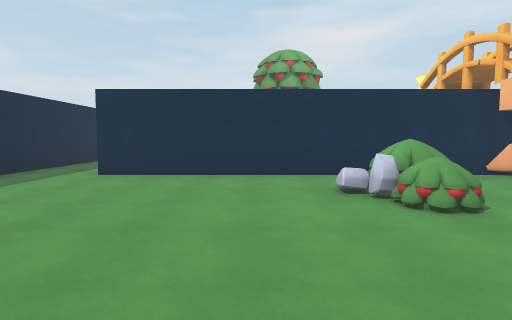
view 1 (above)

24 first-person views from a walk through a 3-D level made in the Unity game engine. The camera is 1.5 m above the floor, tilts 4° down and sees 80° across. The floor is counted in squares, 2 m on a side. Each view is taken from the middle of a square. On the plan, view 1 faces up. The plan holds only what a view shows up to about 10 squares ahead; the rest is blank. The player character is not drawn. Some animated figures are left out. Surface patterns are stand-ins for the level's own textures.

view 2
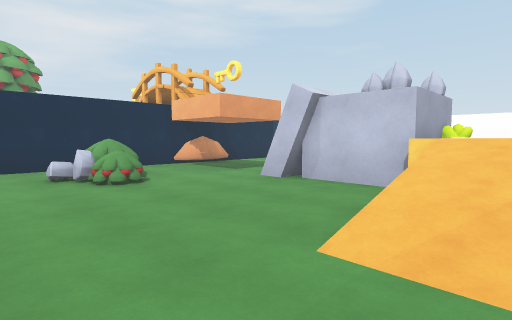

view 3
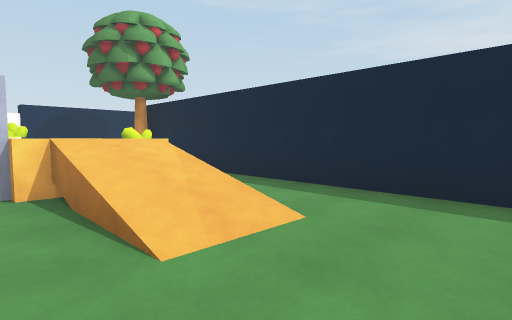

view 4
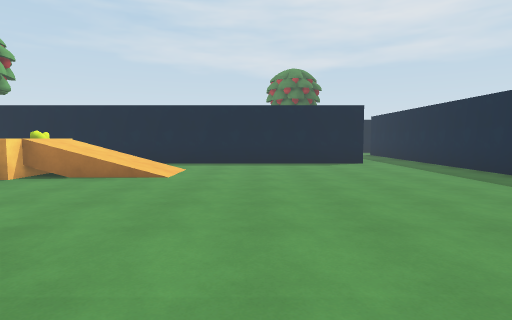

view 5
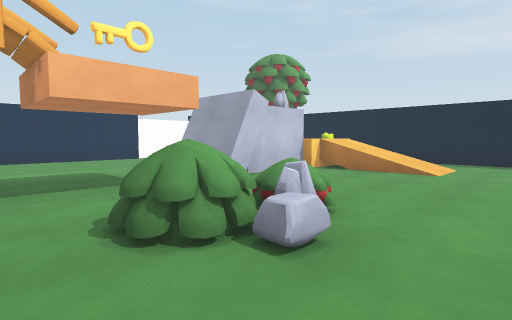

view 6
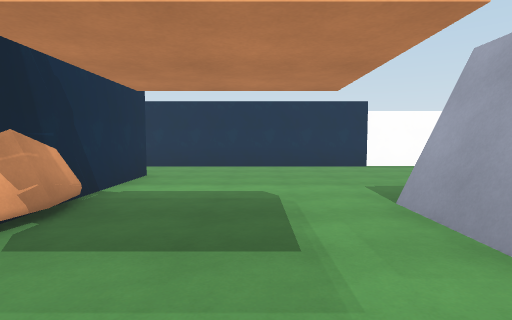

view 7
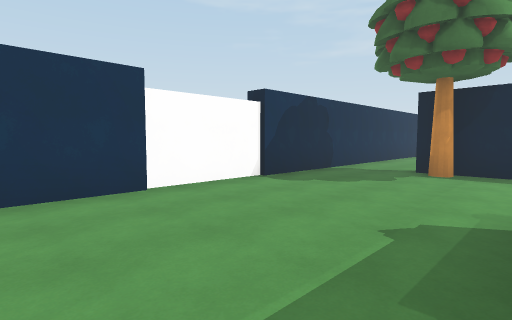

view 8
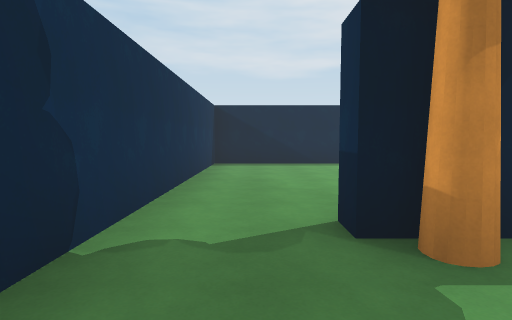

view 9
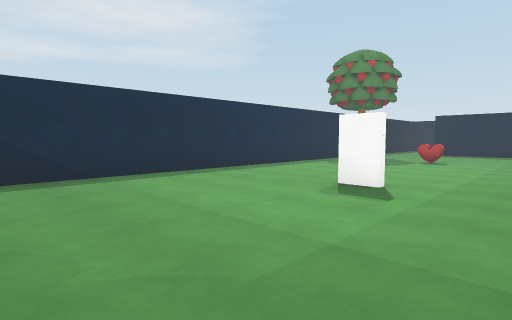

view 10
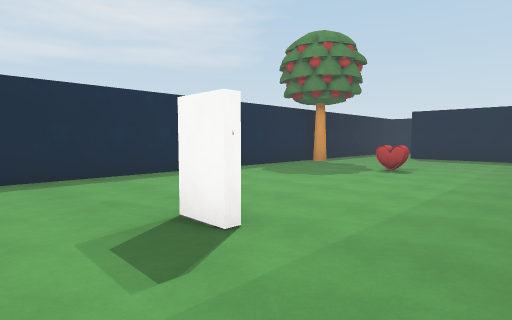

view 11
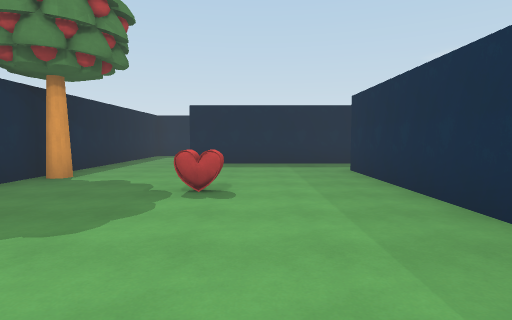

view 12
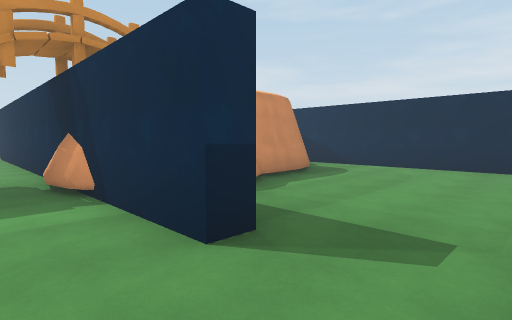

view 13
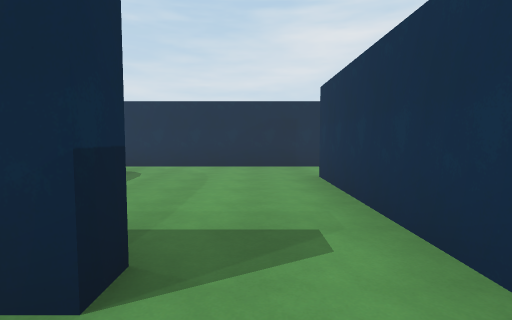

view 14
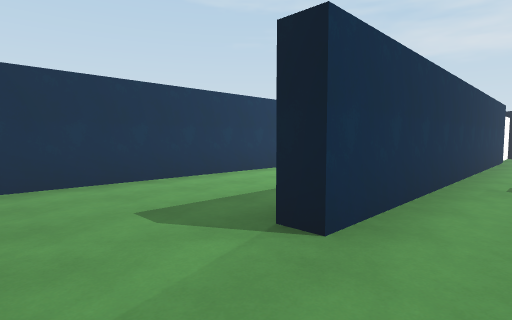

view 15
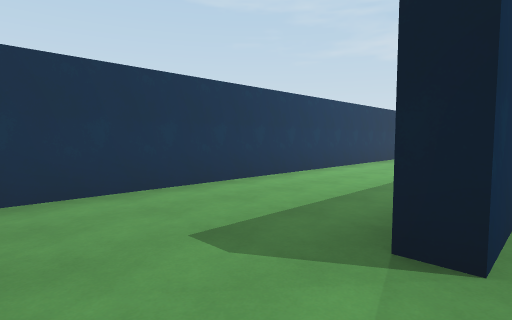

view 16
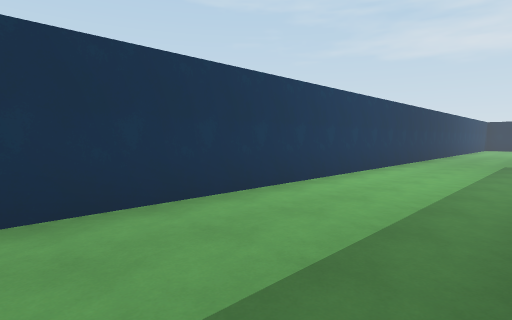

view 17
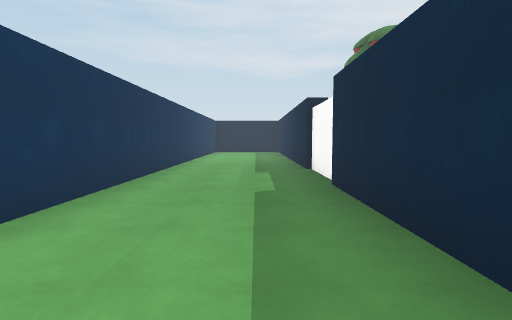

view 18
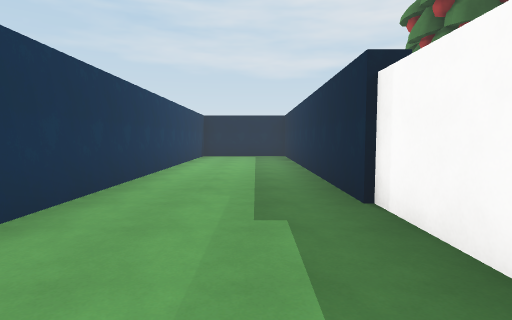

view 19
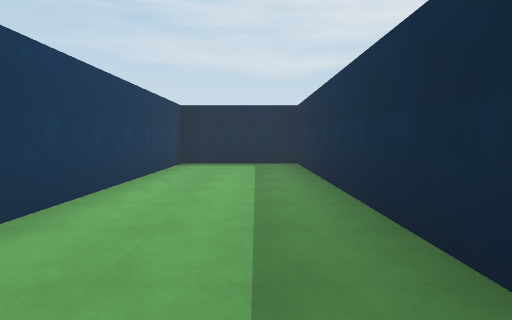

view 20
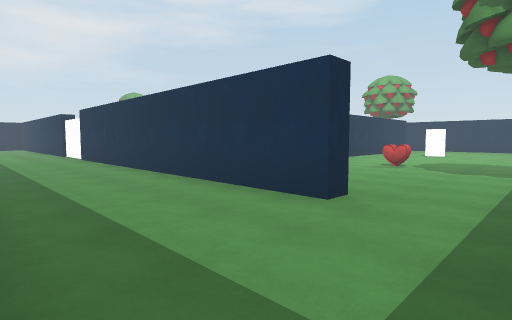

view 21
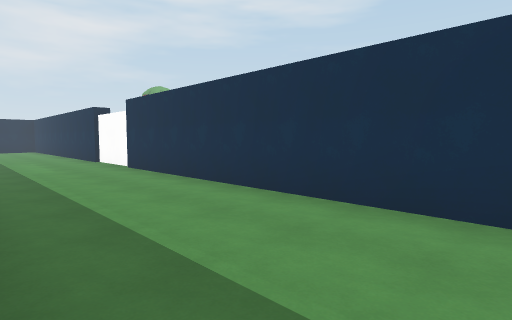

view 22
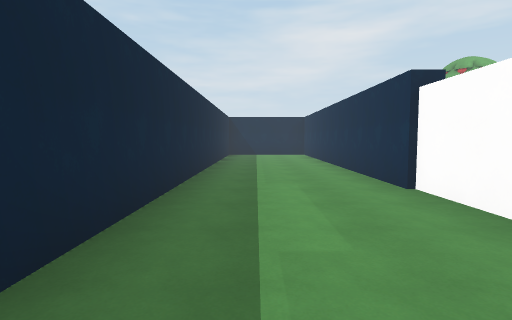

view 23
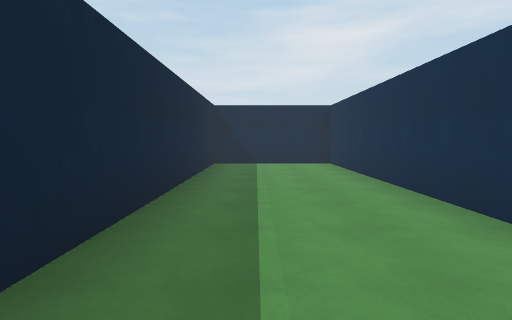

view 24
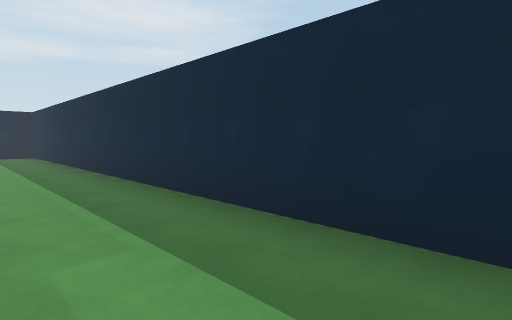

### Floor plan
Ten units are one square. View 1 is at (0, 0); x grows to the right and y downward. Boxes are objects, and circles mark ways between rooms. Rooms are numbered by the first view taken in them; rooms with no view inside come last. Other rooms are left out.
<svg viewBox="-97 -138 254 258">
<path fill="none" stroke="#000" d="M14 47 -32 47M-34 43 85 43M-53 11 -53 90 -57 90 -57 -10M45 -14 45 -20 65 -20M55 5 48 5 48 -15M45 -23 65 -23M-57 -12 -57 -133 -92 -133 -92 90M62 -63 56 -62 51 -63M66 -61 58 -60 50 -61 47 -63M68 -64 64 -61M-53 -76 -53 -61M-61 112 112 112 112 -65M93 -68 93 -62 -32 -62M39 9 45 9M69 -105 69 -90M118 -133 50 -133M112 -65 112 -110M69 -106 69 -99M71 -90 74 -86M117 -5 117 112 152 112 152 -128M117 -46 117 -10M112 -110 118 -110"/>
<rect x="-25" y="105" width="10" height="10" fill="#bbb"><title>other object</title></rect>
<rect x="-5" y="75" width="10" height="10" fill="#bbb"><title>other object</title></rect>
<rect x="15" y="-35" width="10" height="10" fill="#bbb"><title>other object</title></rect>
<rect x="15" y="-45" width="10" height="10" fill="#bbb"><title>other object</title></rect>
<rect x="15" y="-55" width="20" height="10" fill="#bbb"><title>other object</title></rect>
<rect x="35" y="15" width="30" height="10" fill="#bbb"><title>other object</title></rect>
<rect x="45" y="65" width="10" height="10" fill="#bbb"><title>other object</title></rect>
<rect x="55" y="5" width="10" height="10" fill="#bbb"><title>other object</title></rect>
<rect x="55" y="-5" width="10" height="10" fill="#bbb"><title>other object</title></rect>
<rect x="85" y="35" width="10" height="10" fill="#bbb"><title>other object</title></rect>
<circle cx="105" cy="-70" r="3" fill="#2a7"/>
<circle cx="120" cy="-125" r="3" fill="#2a7"/>
<text x="0" y="20">1</text>
<text x="90" y="-110">2</text>
<text x="140" y="-10">3</text>
</svg>
Room 1 opens to room 2. Room 2 opens to room 3.

Where each view was taken, in squares from view 1:
view 1: 0 up, 0 right, facing up
view 2: 2 down, 0 right, facing up-right
view 3: 0 up, 0 right, facing down-right
view 4: 5 up, 0 right, facing down
view 5: 6 up, 0 right, facing down-right
view 6: 4 up, 3 right, facing right
view 7: 3 up, 7 right, facing down-right
view 8: 2 down, 10 right, facing down
view 9: 5 down, 10 right, facing down-left
view 10: 5 down, 7 right, facing down-left
view 11: 7 down, 4 right, facing left
view 12: 5 up, 11 right, facing up-left
view 13: 5 up, 10 right, facing up
view 14: 13 up, 10 right, facing down-right
view 15: 13 up, 11 right, facing down-right
view 16: 12 up, 12 right, facing down-right
view 17: 6 up, 13 right, facing down
view 18: 2 up, 13 right, facing down
view 19: 2 down, 13 right, facing down
view 20: 11 down, 9 left, facing up-right
view 21: 7 down, 9 left, facing up-right
view 22: 1 down, 8 left, facing up
view 23: 4 up, 8 left, facing up
view 24: 3 up, 7 left, facing down-left
